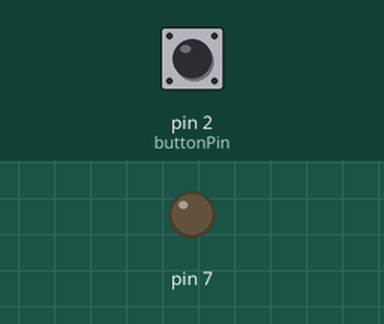
Simulated run of this sketch. Board: Arduino Uno, built with avr-gcc and run on an emulated ATmega328P. Shown: output pins drawn as LEDs (lit = HIGH). Dashed ring = blinking. The inputs (shaded band) are chosen by the test bench; at power-on: pin 2 (buttonPin) HIGH.

Above: at 1.2 s.
1.3 s: pin 2 (buttonPin) pulled LOW for 3.2 s
At 1.6 s:
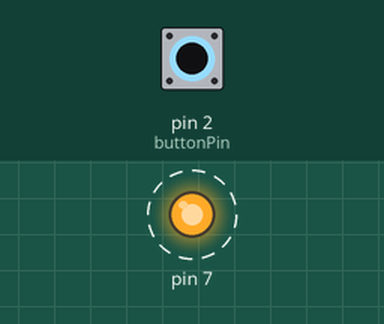
Timing chart, 0 to 6.3 s (numbered marks = the images above; inputs shaded):
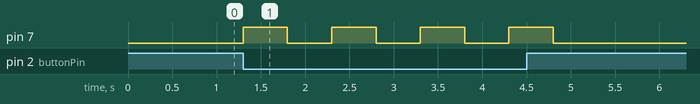

The sketch:

ARpractice.ino
```cpp
const int buttonPin = 2;

void setup() {
  pinMode(7, OUTPUT);
  pinMode(buttonPin, INPUT_PULLUP);
}

void loop() {
 int buttonState = digitalRead(buttonPin);

if (buttonState == LOW) {
    digitalWrite(7, HIGH);
    delay(500);
    digitalWrite(7, LOW);
    delay(500);
  } else {
    digitalWrite(7, LOW);
  }
}
```

Measured:
- after the input at 1.3 s, pin 7: alternates HIGH for 0.50 s and LOW for 0.50 s, 8 changes in all, then stays LOW, starting at once
